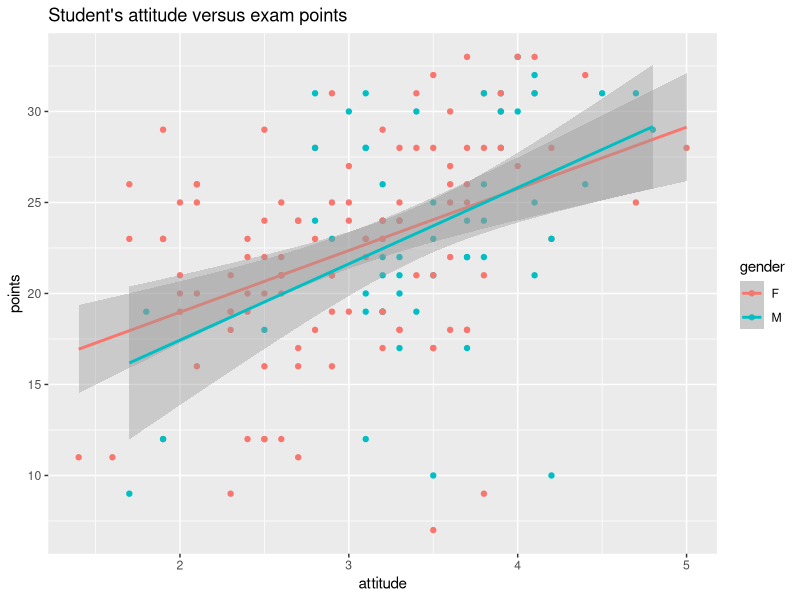

This figure's R source:
## ---- chunk 1
students2014 <- read.table("learning2014.txt")

## ---- chunk 2
str(students2014)
## ---- chunk 3
dim(students2014)
## ---- chunk 4
library(ggplot2)
p1 <- ggplot(students2014, aes(x = attitude, y = points, col = gender))
p2 <- p1 + geom_point()
p3 <- p2 + geom_smooth(method = "lm")
p4 <- p3 + ggtitle("Student's attitude versus exam points")
p4


## ---- chunk 5
summary(students2014$gender)

## ---- chunk 6
summary(students2014$age)

## ---- chunk 7
summary(students2014$attitude)

## ---- chunk 8
summary(students2014$deep)

## ---- chunk 9
summary(students2014$stra)

## ---- chunk 10
summary(students2014$surf)

## ---- chunk 11
summary(students2014$points)

